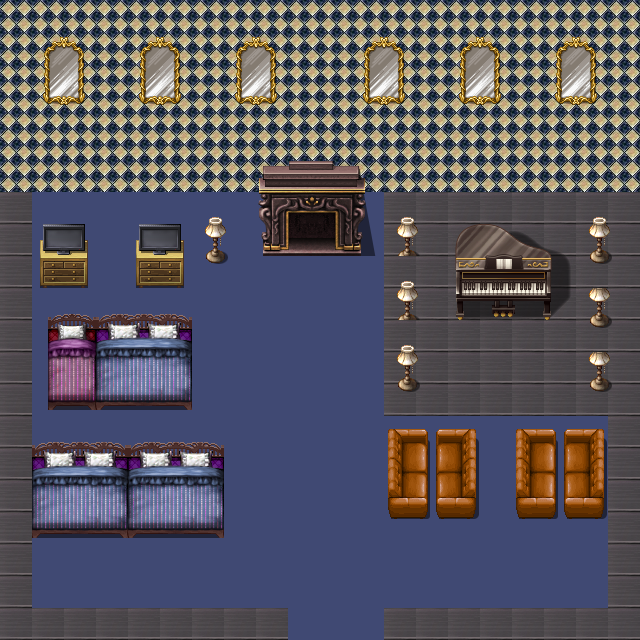

This is a level from a 2D game, rendered from its Tiled map with the project's own tilesets. A one-line summary and the complete map file follow:
An orthogonal 20x20 tile map with 32x32 px tiles, 4 tile layers (groundLayer, wallLayer, furnitureLayer, thingsLayer), 3 tilesets.

<map version="1.5" tiledversion="1.7.2" orientation="orthogonal" renderorder="right-down" width="20" height="20" tilewidth="32" tileheight="32" infinite="0" nextlayerid="17" nextobjectid="1">
 <editorsettings>
  <export target="room3.json" format="json" />
 </editorsettings>
 <tileset firstgid="1" name="bedroom32x32" tilewidth="32" tileheight="32" tilecount="576" columns="24">
  <image source="bedroom32x32.png" width="768" height="768" />
 </tileset>
 <tileset firstgid="577" name="wall32x32" tilewidth="32" tileheight="32" tilecount="420" columns="15">
  <image source="wall32x32.jpg" width="490" height="898" />
 </tileset>
 <tileset firstgid="997" name="Street32x32" tilewidth="32" tileheight="32" tilecount="256" columns="32">
  <image source="street32x32.png" width="1024" height="256" />
 </tileset>
 <layer id="2" name="groundLayer" width="20" height="20">
  <data encoding="csv">
0,0,0,0,0,0,0,0,0,0,0,0,0,0,0,0,0,0,0,0,
0,0,0,0,0,0,0,0,0,0,0,0,0,0,0,0,0,0,0,0,
0,0,0,0,0,0,0,0,0,0,0,0,0,0,0,0,0,0,0,0,
0,0,0,0,0,0,0,0,0,0,0,0,0,0,0,0,0,0,0,0,
1097,1097,1097,1097,1097,1097,1097,1097,1097,1097,1097,1097,1097,1097,1097,1097,1097,0,0,0,
1097,1097,1097,1097,1097,1097,1097,1097,1097,1097,1097,1097,1097,1097,1097,1097,1097,1097,1097,88,
1097,1097,1097,1097,1097,1097,1097,1097,1097,1097,1097,1097,88,88,88,88,88,88,88,88,
1097,1097,1097,1097,1097,1097,1097,1097,1097,1097,1097,1097,88,88,88,88,88,88,88,88,
1097,1097,1097,1097,1097,1097,1097,1097,1097,1097,1097,1097,88,88,88,88,88,88,88,88,
1097,1097,1097,1097,1097,1097,1097,1097,1097,1097,1097,1097,88,88,88,88,88,88,88,88,
1097,1097,1097,1097,1097,1097,1097,1097,1097,1097,1097,1097,88,88,88,88,88,88,88,88,
1097,1097,1097,1097,1097,1097,1097,1097,1097,1097,1097,1097,88,88,88,88,88,88,88,88,
1097,1097,1097,1097,1097,1097,1097,1097,1097,1097,1097,1097,88,88,88,88,88,88,88,88,
1097,1097,1097,1097,1097,1097,1097,1097,1097,1097,1097,1097,1097,1097,1097,1097,1097,1097,1097,1097,
1097,1097,1097,1097,1097,1097,1097,1097,1097,1097,1097,1097,1097,1097,1097,1097,1097,1097,1097,1097,
1097,1097,1097,1097,1097,1097,1097,1097,1097,1097,1097,1097,1097,1097,1097,1097,1097,1097,1097,1097,
1097,1097,1097,1097,1097,1097,1097,1097,1097,1097,1097,1097,1097,1097,1097,1097,1097,1097,1097,1097,
1097,1097,1097,1097,1097,1097,1097,1097,1097,1097,1097,1097,1097,1097,1097,1097,1097,1097,1097,1097,
1097,1097,1097,1097,1097,1097,1097,1097,1097,1097,1097,1097,1097,1097,1097,1097,1097,1097,1097,1097,
1097,1097,1097,1097,1097,1097,1097,1097,1097,1097,1097,1097,1097,1097,1097,1097,1097,1097,1097,1097
</data>
 </layer>
 <layer id="16" name="wallLayer" width="20" height="20">
  <data encoding="csv">
689,689,689,689,689,689,689,689,689,689,689,689,689,689,689,689,689,689,689,689,
689,689,689,689,689,689,689,689,689,689,689,689,689,689,689,689,689,689,689,689,
689,689,689,689,689,689,689,689,689,689,689,689,689,689,689,689,689,689,689,689,
689,689,689,689,689,689,689,689,689,689,689,689,689,689,689,689,689,689,689,689,
689,689,689,689,689,689,689,689,689,689,689,689,689,689,689,689,689,689,689,689,
689,689,689,689,689,689,689,689,689,689,689,689,689,689,689,689,689,689,689,689,
88,0,0,0,0,0,0,0,0,0,0,0,0,0,0,0,0,0,0,0,
88,0,0,0,0,0,0,0,0,0,0,0,0,0,0,0,0,0,0,88,
88,0,0,0,0,0,0,0,0,0,0,0,0,0,0,0,0,0,0,88,
88,0,0,0,0,0,0,0,0,0,0,0,0,0,0,0,0,0,0,88,
88,0,0,0,0,0,0,0,0,0,0,0,0,0,0,0,0,0,0,88,
88,0,0,0,0,0,0,0,0,0,0,0,0,0,0,0,0,0,0,88,
88,0,0,0,0,0,0,0,0,0,0,0,0,0,0,0,0,0,0,88,
88,0,0,0,0,0,0,0,0,0,0,0,0,0,0,0,0,0,0,88,
88,0,0,0,0,0,0,0,0,0,0,0,0,0,0,0,0,0,0,88,
88,0,0,0,0,0,0,0,0,0,0,0,0,0,0,0,0,0,0,88,
88,0,0,0,0,0,0,0,0,0,0,0,0,0,0,0,0,0,0,88,
88,0,0,0,0,0,0,0,0,0,0,0,0,0,0,0,0,0,0,88,
88,0,0,0,0,0,0,0,0,0,0,0,0,0,0,0,0,0,0,88,
88,88,88,88,88,88,88,88,88,0,0,0,88,88,88,88,88,88,88,88
</data>
 </layer>
 <layer id="11" name="furnitureLayer" width="20" height="20">
  <data encoding="csv">
0,0,0,0,0,0,0,0,0,0,0,0,0,0,0,0,0,0,0,0,
0,513,514,0,513,514,0,513,514,0,0,513,514,0,513,514,0,513,514,0,
0,537,538,0,537,538,0,537,538,0,0,537,538,0,537,538,0,537,538,0,
0,561,562,0,561,562,0,561,562,0,0,561,562,0,561,562,0,561,562,0,
0,0,0,0,0,0,0,0,0,0,0,0,0,0,0,0,0,0,0,0,
0,0,0,0,0,0,0,0,0,0,0,0,0,0,0,0,0,0,0,0,
0,0,0,0,0,0,379,380,0,0,0,0,379,380,0,0,0,0,379,380,
0,0,0,0,0,0,403,404,0,0,0,0,403,404,21,22,23,24,403,404,
0,0,0,0,0,0,427,428,0,0,0,0,379,380,45,46,47,48,427,428,
0,0,0,0,0,0,0,0,0,0,0,0,403,404,69,70,71,72,403,404,
0,0,0,0,0,0,0,0,0,0,0,0,379,380,0,0,0,0,427,428,
0,0,0,0,0,0,0,0,0,0,0,0,403,404,0,0,0,0,403,404,
0,0,0,0,0,0,0,0,0,0,0,0,427,428,0,0,0,0,427,428,
0,0,0,0,0,0,0,0,0,0,0,0,0,0,0,0,0,0,0,0,
0,0,0,0,0,0,0,0,0,0,0,0,0,0,0,0,0,0,0,0,
0,0,0,0,0,0,0,0,0,0,0,0,0,0,0,0,0,0,0,0,
0,0,0,0,0,0,0,0,0,0,0,0,0,0,0,0,0,0,0,0,
0,0,0,0,0,0,0,0,0,0,0,0,0,0,0,0,0,0,0,0,
0,0,0,0,0,0,0,0,0,0,0,0,0,0,0,0,0,0,0,0,
0,0,0,0,0,0,0,0,0,0,0,0,0,0,0,0,0,0,0,0
</data>
 </layer>
 <layer id="12" name="thingsLayer" width="20" height="20">
  <data encoding="csv">
0,0,0,0,0,0,0,0,0,0,0,0,0,0,0,0,0,0,0,0,
0,0,0,0,0,0,0,0,0,0,0,0,0,0,0,0,0,0,0,0,
0,0,0,0,0,0,0,0,0,0,0,0,0,0,0,0,0,0,0,0,
0,0,0,0,0,0,0,0,0,0,0,0,0,0,0,0,0,0,0,0,
0,0,0,0,0,0,0,0,0,0,0,0,0,0,0,0,0,0,0,0,
0,0,0,0,0,0,0,0,93,94,95,96,0,0,0,0,0,0,0,0,
0,516,517,0,516,517,0,0,117,118,119,120,0,0,0,0,0,0,0,0,
0,540,541,0,540,541,0,0,141,142,143,144,0,0,0,0,0,0,0,0,
0,564,565,0,564,565,0,0,0,0,0,0,0,0,0,0,0,0,0,0,
0,2,3,4,5,6,0,0,0,0,0,0,0,0,0,0,0,0,0,0,
0,26,27,28,29,30,0,0,0,0,0,0,0,0,0,0,0,0,0,0,
0,50,51,52,53,54,0,0,0,0,0,0,0,0,0,0,0,0,0,0,
0,74,75,76,77,78,0,0,0,0,0,0,457,458,459,0,457,458,459,0,
0,4,5,6,4,5,6,0,0,0,0,0,481,482,483,484,481,482,483,0,
0,28,29,30,28,29,30,0,0,0,0,0,505,506,507,0,505,506,507,0,
0,52,53,54,52,53,54,0,0,0,0,0,529,530,531,0,529,530,531,0,
0,76,77,78,76,77,78,0,0,0,0,0,553,554,555,0,553,554,555,0,
0,0,0,0,0,0,0,0,0,0,0,0,0,0,0,0,0,0,0,0,
0,0,0,0,0,0,0,0,0,0,0,0,0,0,0,0,0,0,0,0,
0,0,0,0,0,0,0,0,0,0,0,0,0,0,0,0,0,0,0,0
</data>
 </layer>
</map>
